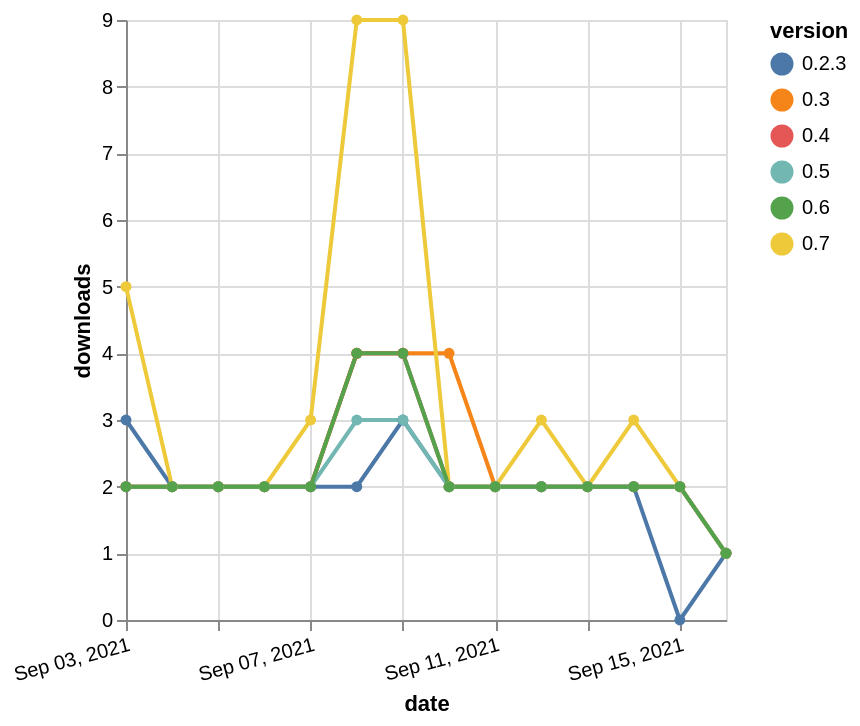

Here is the Vega-Lite specification saved for this chart:
### Vega-Lite specification from a JSON file in a GitHub repository (floating-point values rounded to 4 significant figures)
{"$schema": "https://vega.github.io/schema/vega-lite/v5.json", "description": "A simple bar chart with embedded data.", "data": {"values": [{"date": "2021-09-03", "total": 2747, "delta": 2, "version": "0.3"}, {"date": "2021-09-04", "total": 2749, "delta": 2, "version": "0.3"}, {"date": "2021-09-05", "total": 2751, "delta": 2, "version": "0.3"}, {"date": "2021-09-06", "total": 2753, "delta": 2, "version": "0.3"}, {"date": "2021-09-07", "total": 2755, "delta": 2, "version": "0.3"}, {"date": "2021-09-08", "total": 2759, "delta": 4, "version": "0.3"}, {"date": "2021-09-09", "total": 2763, "delta": 4, "version": "0.3"}, {"date": "2021-09-10", "total": 2767, "delta": 4, "version": "0.3"}, {"date": "2021-09-11", "total": 2769, "delta": 2, "version": "0.3"}, {"date": "2021-09-12", "total": 2771, "delta": 2, "version": "0.3"}, {"date": "2021-09-13", "total": 2773, "delta": 2, "version": "0.3"}, {"date": "2021-09-14", "total": 2775, "delta": 2, "version": "0.3"}, {"date": "2021-09-15", "total": 2777, "delta": 2, "version": "0.3"}, {"date": "2021-09-16", "total": 2778, "delta": 1, "version": "0.3"}, {"date": "2021-09-03", "total": 2500, "delta": 3, "version": "0.2.3"}, {"date": "2021-09-04", "total": 2502, "delta": 2, "version": "0.2.3"}, {"date": "2021-09-05", "total": 2504, "delta": 2, "version": "0.2.3"}, {"date": "2021-09-06", "total": 2506, "delta": 2, "version": "0.2.3"}, {"date": "2021-09-07", "total": 2508, "delta": 2, "version": "0.2.3"}, {"date": "2021-09-08", "total": 2510, "delta": 2, "version": "0.2.3"}, {"date": "2021-09-09", "total": 2513, "delta": 3, "version": "0.2.3"}, {"date": "2021-09-10", "total": 2515, "delta": 2, "version": "0.2.3"}, {"date": "2021-09-11", "total": 2517, "delta": 2, "version": "0.2.3"}, {"date": "2021-09-12", "total": 2519, "delta": 2, "version": "0.2.3"}, {"date": "2021-09-13", "total": 2521, "delta": 2, "version": "0.2.3"}, {"date": "2021-09-14", "total": 2523, "delta": 2, "version": "0.2.3"}, {"date": "2021-09-15", "total": 2523, "delta": 0, "version": "0.2.3"}, {"date": "2021-09-16", "total": 2524, "delta": 1, "version": "0.2.3"}, {"date": "2021-09-03", "total": 1575, "delta": 2, "version": "0.4"}, {"date": "2021-09-04", "total": 1577, "delta": 2, "version": "0.4"}, {"date": "2021-09-05", "total": 1579, "delta": 2, "version": "0.4"}, {"date": "2021-09-06", "total": 1581, "delta": 2, "version": "0.4"}, {"date": "2021-09-07", "total": 1583, "delta": 2, "version": "0.4"}, {"date": "2021-09-08", "total": 1587, "delta": 4, "version": "0.4"}, {"date": "2021-09-09", "total": 1591, "delta": 4, "version": "0.4"}, {"date": "2021-09-10", "total": 1593, "delta": 2, "version": "0.4"}, {"date": "2021-09-11", "total": 1595, "delta": 2, "version": "0.4"}, {"date": "2021-09-12", "total": 1597, "delta": 2, "version": "0.4"}, {"date": "2021-09-13", "total": 1599, "delta": 2, "version": "0.4"}, {"date": "2021-09-14", "total": 1601, "delta": 2, "version": "0.4"}, {"date": "2021-09-15", "total": 1603, "delta": 2, "version": "0.4"}, {"date": "2021-09-16", "total": 1604, "delta": 1, "version": "0.4"}, {"date": "2021-09-03", "total": 855, "delta": 5, "version": "0.7"}, {"date": "2021-09-04", "total": 857, "delta": 2, "version": "0.7"}, {"date": "2021-09-05", "total": 859, "delta": 2, "version": "0.7"}, {"date": "2021-09-06", "total": 861, "delta": 2, "version": "0.7"}, {"date": "2021-09-07", "total": 864, "delta": 3, "version": "0.7"}, {"date": "2021-09-08", "total": 873, "delta": 9, "version": "0.7"}, {"date": "2021-09-09", "total": 882, "delta": 9, "version": "0.7"}, {"date": "2021-09-10", "total": 884, "delta": 2, "version": "0.7"}, {"date": "2021-09-11", "total": 886, "delta": 2, "version": "0.7"}, {"date": "2021-09-12", "total": 889, "delta": 3, "version": "0.7"}, {"date": "2021-09-13", "total": 891, "delta": 2, "version": "0.7"}, {"date": "2021-09-14", "total": 894, "delta": 3, "version": "0.7"}, {"date": "2021-09-15", "total": 896, "delta": 2, "version": "0.7"}, {"date": "2021-09-16", "total": 897, "delta": 1, "version": "0.7"}, {"date": "2021-09-03", "total": 1181, "delta": 2, "version": "0.5"}, {"date": "2021-09-04", "total": 1183, "delta": 2, "version": "0.5"}, {"date": "2021-09-05", "total": 1185, "delta": 2, "version": "0.5"}, {"date": "2021-09-06", "total": 1187, "delta": 2, "version": "0.5"}, {"date": "2021-09-07", "total": 1189, "delta": 2, "version": "0.5"}, {"date": "2021-09-08", "total": 1192, "delta": 3, "version": "0.5"}, {"date": "2021-09-09", "total": 1195, "delta": 3, "version": "0.5"}, {"date": "2021-09-10", "total": 1197, "delta": 2, "version": "0.5"}, {"date": "2021-09-11", "total": 1199, "delta": 2, "version": "0.5"}, {"date": "2021-09-12", "total": 1201, "delta": 2, "version": "0.5"}, {"date": "2021-09-13", "total": 1203, "delta": 2, "version": "0.5"}, {"date": "2021-09-14", "total": 1205, "delta": 2, "version": "0.5"}, {"date": "2021-09-15", "total": 1207, "delta": 2, "version": "0.5"}, {"date": "2021-09-16", "total": 1208, "delta": 1, "version": "0.5"}, {"date": "2021-09-03", "total": 876, "delta": 2, "version": "0.6"}, {"date": "2021-09-04", "total": 878, "delta": 2, "version": "0.6"}, {"date": "2021-09-05", "total": 880, "delta": 2, "version": "0.6"}, {"date": "2021-09-06", "total": 882, "delta": 2, "version": "0.6"}, {"date": "2021-09-07", "total": 884, "delta": 2, "version": "0.6"}, {"date": "2021-09-08", "total": 888, "delta": 4, "version": "0.6"}, {"date": "2021-09-09", "total": 892, "delta": 4, "version": "0.6"}, {"date": "2021-09-10", "total": 894, "delta": 2, "version": "0.6"}, {"date": "2021-09-11", "total": 896, "delta": 2, "version": "0.6"}, {"date": "2021-09-12", "total": 898, "delta": 2, "version": "0.6"}, {"date": "2021-09-13", "total": 900, "delta": 2, "version": "0.6"}, {"date": "2021-09-14", "total": 902, "delta": 2, "version": "0.6"}, {"date": "2021-09-15", "total": 904, "delta": 2, "version": "0.6"}, {"date": "2021-09-16", "total": 905, "delta": 1, "version": "0.6"}]}, "width": "container", "mark": {"type": "line", "point": {"filled": true}}, "encoding": {"x": {"field": "date", "type": "temporal", "timeUnit": "yearmonthdate", "title": "date", "axis": {"labelAngle": -15}}, "y": {"field": "delta", "type": "quantitative", "title": "downloads"}, "color": {"field": "version", "type": "nominal"}, "tooltip": {"field": "delta"}}}
